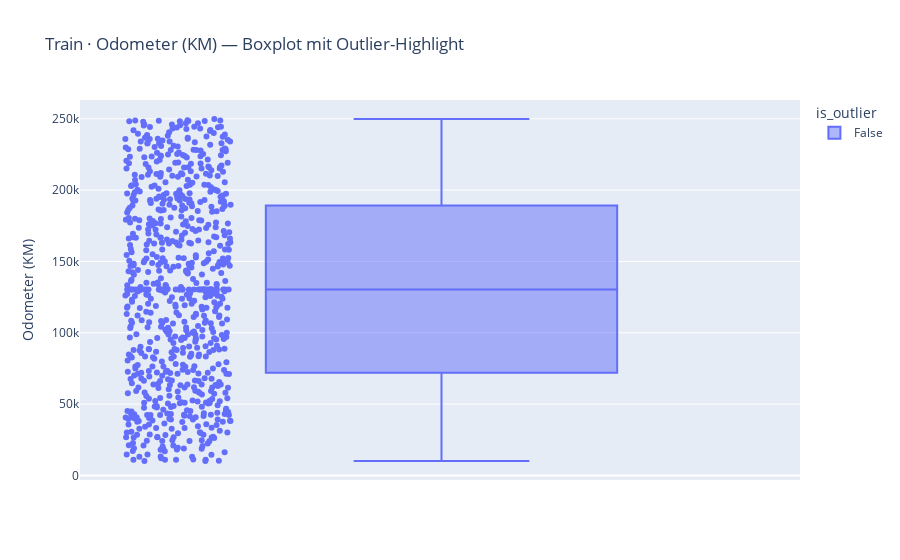
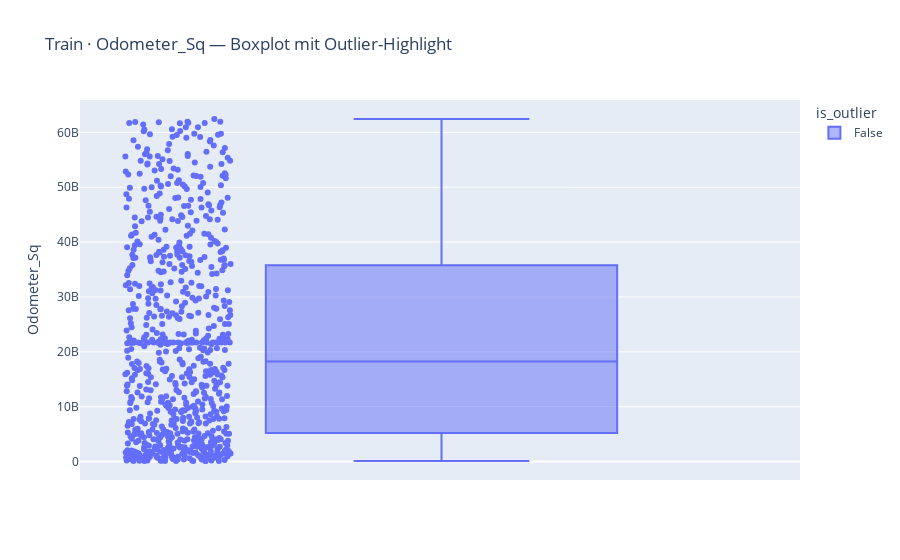
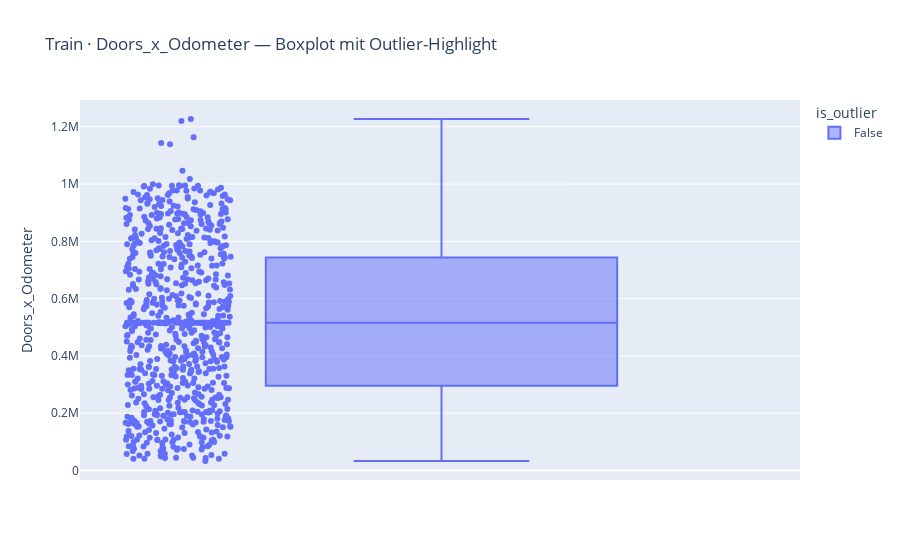
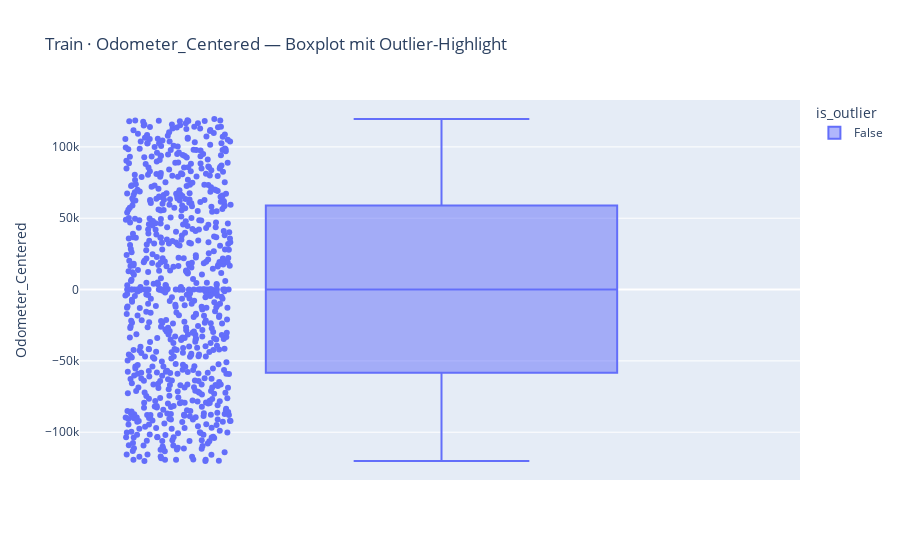

Notebook code cell kept with these figures, in order:
### Code cell
# Trainingsdaten:
train_figs, train_summary = plot_outliers_boxplots(X_train_df_transformed, dataset_name="Train")
for f in train_figs:
    f.show()
display(train_summary)

### Figure 1 — Plotly figure (JSON) as saved in the notebook; plotly's stock layout.template omitted (floating-point values rounded to 4 significant figures; data arrays with more than 128 entries replaced by an {"elided": "..."} marker saying what was removed)
{"data": [{"alignmentgroup": "True", "boxpoints": "all", "hovertemplate": "is_outlier=False<br>Odometer (KM)=%{y}<extra></extra>", "legendgroup": "False", "marker": {"color": "#636efa"}, "name": "False", "notched": false, "offsetgroup": "False", "orientation": "v", "showlegend": true, "type": "box", "x0": " ", "xaxis": "x", "y": {"elided": "760 float values"}, "y0": " ", "yaxis": "y"}], "layout": {"boxmode": "group", "legend": {"title": {"text": "is_outlier"}, "tracegroupgap": 0}, "title": {"text": "Train · Odometer (KM) — Boxplot mit Outlier-Highlight"}, "xaxis": {"anchor": "y", "domain": [0, 1]}, "yaxis": {"anchor": "x", "domain": [0, 1], "title": {"text": "Odometer (KM)"}}}}

### Figure 2 — Plotly figure (JSON) as saved in the notebook; plotly's stock layout.template omitted (floating-point values rounded to 4 significant figures; data arrays with more than 128 entries replaced by an {"elided": "..."} marker saying what was removed)
{"data": [{"alignmentgroup": "True", "boxpoints": "all", "hovertemplate": "is_outlier=False<br>Odometer_Sq=%{y}<extra></extra>", "legendgroup": "False", "marker": {"color": "#636efa"}, "name": "False", "notched": false, "offsetgroup": "False", "orientation": "v", "showlegend": true, "type": "box", "x0": " ", "xaxis": "x", "y": {"elided": "760 float values"}, "y0": " ", "yaxis": "y"}], "layout": {"boxmode": "group", "legend": {"title": {"text": "is_outlier"}, "tracegroupgap": 0}, "title": {"text": "Train · Odometer_Sq — Boxplot mit Outlier-Highlight"}, "xaxis": {"anchor": "y", "domain": [0, 1]}, "yaxis": {"anchor": "x", "domain": [0, 1], "title": {"text": "Odometer_Sq"}}}}

### Figure 3 — Plotly figure (JSON) as saved in the notebook; plotly's stock layout.template omitted (floating-point values rounded to 4 significant figures; data arrays with more than 128 entries replaced by an {"elided": "..."} marker saying what was removed)
{"data": [{"alignmentgroup": "True", "boxpoints": "all", "hovertemplate": "is_outlier=False<br>Doors_x_Odometer=%{y}<extra></extra>", "legendgroup": "False", "marker": {"color": "#636efa"}, "name": "False", "notched": false, "offsetgroup": "False", "orientation": "v", "showlegend": true, "type": "box", "x0": " ", "xaxis": "x", "y": {"elided": "760 float values"}, "y0": " ", "yaxis": "y"}], "layout": {"boxmode": "group", "legend": {"title": {"text": "is_outlier"}, "tracegroupgap": 0}, "title": {"text": "Train · Doors_x_Odometer — Boxplot mit Outlier-Highlight"}, "xaxis": {"anchor": "y", "domain": [0, 1]}, "yaxis": {"anchor": "x", "domain": [0, 1], "title": {"text": "Doors_x_Odometer"}}}}

### Figure 4 — Plotly figure (JSON) as saved in the notebook; plotly's stock layout.template omitted (floating-point values rounded to 4 significant figures; data arrays with more than 128 entries replaced by an {"elided": "..."} marker saying what was removed)
{"data": [{"alignmentgroup": "True", "boxpoints": "all", "hovertemplate": "is_outlier=False<br>Odometer_Centered=%{y}<extra></extra>", "legendgroup": "False", "marker": {"color": "#636efa"}, "name": "False", "notched": false, "offsetgroup": "False", "orientation": "v", "showlegend": true, "type": "box", "x0": " ", "xaxis": "x", "y": {"elided": "760 float values"}, "y0": " ", "yaxis": "y"}], "layout": {"boxmode": "group", "legend": {"title": {"text": "is_outlier"}, "tracegroupgap": 0}, "title": {"text": "Train · Odometer_Centered — Boxplot mit Outlier-Highlight"}, "xaxis": {"anchor": "y", "domain": [0, 1]}, "yaxis": {"anchor": "x", "domain": [0, 1], "title": {"text": "Odometer_Centered"}}}}
